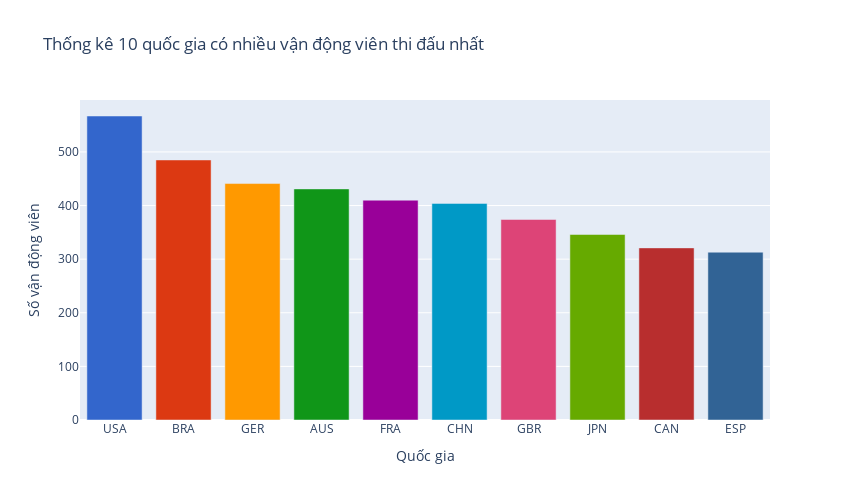

The notebook cell saved with this chart:
### Markdown cell above
### Đặt màu cho biểu đồ khi vẽ bằng plotly express

### Code cell
fig = px.bar(df_top10, x='nationality', y='size', 
            title='Thống kê 10 quốc gia có nhiều vận động viên thi đấu nhất',
            labels={'nationality':'Quốc gia', 'size':'Số vận động viên'},
            width=850, height=500,
            color='nationality', color_discrete_sequence=px.colors.qualitative.G10)

fig.update_layout(showlegend=False)

fig.show()

### Figure 1 — Plotly figure (JSON) as saved in the notebook; plotly's stock layout.template omitted (floating-point values rounded to 4 significant figures)
{"data": [{"alignmentgroup": "True", "hovertemplate": "Quốc gia=%{x}<br>Số vận động viên=%{y}<extra></extra>", "legendgroup": "USA", "marker": {"color": "#3366CC", "pattern": {"shape": ""}}, "name": "USA", "offsetgroup": "USA", "orientation": "v", "showlegend": true, "textposition": "auto", "type": "bar", "x": ["USA"], "xaxis": "x", "y": [567], "yaxis": "y"}, {"alignmentgroup": "True", "hovertemplate": "Quốc gia=%{x}<br>Số vận động viên=%{y}<extra></extra>", "legendgroup": "BRA", "marker": {"color": "#DC3912", "pattern": {"shape": ""}}, "name": "BRA", "offsetgroup": "BRA", "orientation": "v", "showlegend": true, "textposition": "auto", "type": "bar", "x": ["BRA"], "xaxis": "x", "y": [485], "yaxis": "y"}, {"alignmentgroup": "True", "hovertemplate": "Quốc gia=%{x}<br>Số vận động viên=%{y}<extra></extra>", "legendgroup": "GER", "marker": {"color": "#FF9900", "pattern": {"shape": ""}}, "name": "GER", "offsetgroup": "GER", "orientation": "v", "showlegend": true, "textposition": "auto", "type": "bar", "x": ["GER"], "xaxis": "x", "y": [441], "yaxis": "y"}, {"alignmentgroup": "True", "hovertemplate": "Quốc gia=%{x}<br>Số vận động viên=%{y}<extra></extra>", "legendgroup": "AUS", "marker": {"color": "#109618", "pattern": {"shape": ""}}, "name": "AUS", "offsetgroup": "AUS", "orientation": "v", "showlegend": true, "textposition": "auto", "type": "bar", "x": ["AUS"], "xaxis": "x", "y": [431], "yaxis": "y"}, {"alignmentgroup": "True", "hovertemplate": "Quốc gia=%{x}<br>Số vận động viên=%{y}<extra></extra>", "legendgroup": "FRA", "marker": {"color": "#990099", "pattern": {"shape": ""}}, "name": "FRA", "offsetgroup": "FRA", "orientation": "v", "showlegend": true, "textposition": "auto", "type": "bar", "x": ["FRA"], "xaxis": "x", "y": [410], "yaxis": "y"}, {"alignmentgroup": "True", "hovertemplate": "Quốc gia=%{x}<br>Số vận động viên=%{y}<extra></extra>", "legendgroup": "CHN", "marker": {"color": "#0099C6", "pattern": {"shape": ""}}, "name": "CHN", "offsetgroup": "CHN", "orientation": "v", "showlegend": true, "textposition": "auto", "type": "bar", "x": ["CHN"], "xaxis": "x", "y": [404], "yaxis": "y"}, {"alignmentgroup": "True", "hovertemplate": "Quốc gia=%{x}<br>Số vận động viên=%{y}<extra></extra>", "legendgroup": "GBR", "marker": {"color": "#DD4477", "pattern": {"shape": ""}}, "name": "GBR", "offsetgroup": "GBR", "orientation": "v", "showlegend": true, "textposition": "auto", "type": "bar", "x": ["GBR"], "xaxis": "x", "y": [374], "yaxis": "y"}, {"alignmentgroup": "True", "hovertemplate": "Quốc gia=%{x}<br>Số vận động viên=%{y}<extra></extra>", "legendgroup": "JPN", "marker": {"color": "#66AA00", "pattern": {"shape": ""}}, "name": "JPN", "offsetgroup": "JPN", "orientation": "v", "showlegend": true, "textposition": "auto", "type": "bar", "x": ["JPN"], "xaxis": "x", "y": [346], "yaxis": "y"}, {"alignmentgroup": "True", "hovertemplate": "Quốc gia=%{x}<br>Số vận động viên=%{y}<extra></extra>", "legendgroup": "CAN", "marker": {"color": "#B82E2E", "pattern": {"shape": ""}}, "name": "CAN", "offsetgroup": "CAN", "orientation": "v", "showlegend": true, "textposition": "auto", "type": "bar", "x": ["CAN"], "xaxis": "x", "y": [321], "yaxis": "y"}, {"alignmentgroup": "True", "hovertemplate": "Quốc gia=%{x}<br>Số vận động viên=%{y}<extra></extra>", "legendgroup": "ESP", "marker": {"color": "#316395", "pattern": {"shape": ""}}, "name": "ESP", "offsetgroup": "ESP", "orientation": "v", "showlegend": true, "textposition": "auto", "type": "bar", "x": ["ESP"], "xaxis": "x", "y": [313], "yaxis": "y"}], "layout": {"barmode": "relative", "height": 500, "legend": {"title": {"text": "Quốc gia"}, "tracegroupgap": 0}, "showlegend": false, "title": {"text": "Thống kê 10 quốc gia có nhiều vận động viên thi đấu nhất"}, "width": 850, "xaxis": {"anchor": "y", "categoryarray": ["USA", "BRA", "GER", "AUS", "FRA", "CHN", "GBR", "JPN", "CAN", "ESP"], "categoryorder": "array", "domain": [0, 1], "title": {"text": "Quốc gia"}}, "yaxis": {"anchor": "x", "domain": [0, 1], "title": {"text": "Số vận động viên"}}}}
